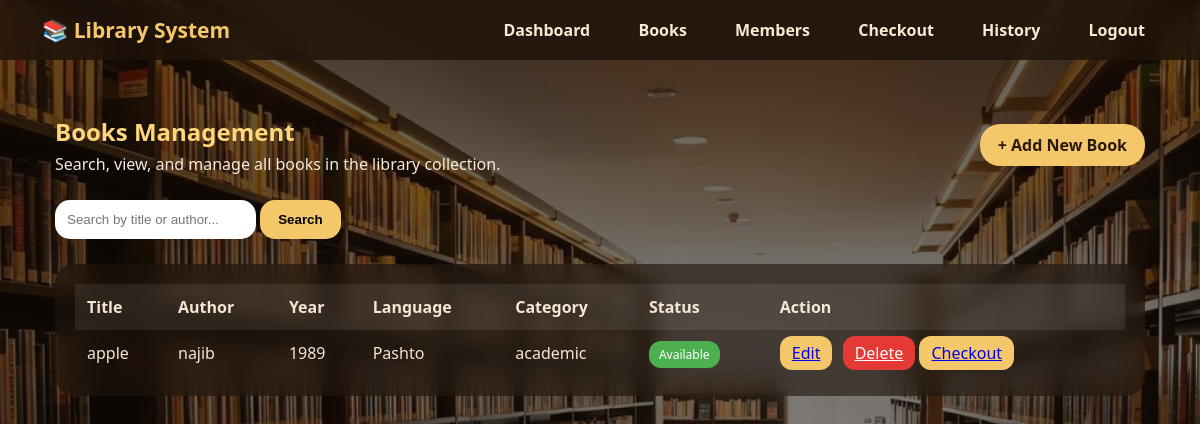
The page /books (signed in) on the database its author committed.
### app/models.py (models this page shows, shortened)
class Book(db.Model):
    id = db.Column(db.Integer, primary_key=True)
    title = db.Column(db.String(150), nullable=False)
    author = db.Column(db.String(100), nullable=False)
    publication_year = db.Column(db.Integer, nullable=False)
    language = db.Column(db.String(50), nullable=False)
    category = db.Column(db.String(80), nullable=True)
    status = db.Column(db.String(20), default="Available")

### app/__init__.py (the view)
    @app.route("/books")
    def books():
        if not is_logged_in():
            return redirect(url_for("login"))
        query = request.args.get("q")
        if query:
            all_books = Book.query.filter(
                Book.title.contains(query) | Book.author.contains(query)
            ).all()
        else:
            all_books = Book.query.all()
        return render_template("books.html", books=all_books)

### app/templates/books.html
{% extends "base.html" %}
{% block content %}
<section class="page-header">
    <div>
        <h1>Books Management</h1>
        <p>Search, view, and manage all books in the library collection.</p>
    </div>
    <a href="/books/add" class="btn-primary">+ Add New Book</a>
</section>
<section class="search-box">
    <form method="GET" action="/books">
        <input type="text" name="q" placeholder="Search by title or author...">
        <button type="submit">Search</button>
    </form>
</section>
<section class="table-card">
    <table>
        <thead>
            <tr>
                <th>Title</th>
                <th>Author</th>
                <th>Year</th>
                <th>Language</th>
                <th>Category</th>
                <th>Status</th>
                <th>Action</th>
            </tr>
        </thead>
        <tbody>
            {% for book in books %}
            <tr>
                <td>{{ book.title }}</td>
                <td>{{ book.author }}</td>
                <td>{{ book.publication_year }}</td>
                <td>{{ book.language }}</td>
                <td>{{ book.category }}</td>
                <td>
                    {% if book.status == "Available" %}
                        <span class="status available">Available</span>
                    {% else %}
                        <span class="status checked">Checked Out</span>
                    {% endif %}
                </td>
                <td>
    <a href="/books/edit/{{ book.id }}" class="small-btn">Edit</a>
    <a href="/books/delete/{{ book.id }}" class="small-btn delete-btn">Delete</a>
    {% if book.status == "Available" %}
        <a href="/books/toggle/{{ book.id }}" class="small-btn">Checkout</a>
    {% else %}
        <a href="/books/toggle/{{ book.id }}" class="small-btn">Return</a>
    {% endif %}
</td>
            </tr>
            {% else %}
            <tr>
                <td colspan="7">No books added yet.</td>
            </tr>
            {% endfor %}
        </tbody>
    </table>
</section>
{% endblock %}

### app/static/css/style.css (style rules this page uses)
* { box-sizing: border-box; }
body { margin: 0; font-family: "Poppins", "Segoe UI", sans-serif; background: url("/static/images/bg.jpg") no-repeat center center fixed; background-size: cover; color: #fff; }
body::before { content: ""; position: fixed; inset: 0; background: linear-gradient( rgba(20, 12, 6, 0.65), rgba(20, 12, 6, 0.45) ); z-index: -1; }
.page-header { display: flex; justify-content: space-between; align-items: center; margin-bottom: 25px; }
.page-header h1 { margin: 0; color: #ffd77b; }
.page-header p { margin: 5px 0 0; color: #f5eadb; }
.btn-primary { background: #f4c76b; color: #2b1a0c; padding: 10px 18px; border-radius: 20px; text-decoration: none; font-weight: 600; transition: 0.3s; }
.search-box { display: flex; gap: 10px; margin-bottom: 25px; }
.search-box input { flex: 1; padding: 12px; border-radius: 15px; border: none; outline: none; }
.search-box button { padding: 12px 18px; border-radius: 15px; border: none; background: #f4c76b; font-weight: 600; cursor: pointer; }
.table-card { background: rgba(31, 20, 12, 0.6); backdrop-filter: blur(10px); border-radius: 20px; padding: 20px; }
table { width: 100%; border-collapse: collapse; color: #f4e7d4; }
thead { background: rgba(255, 255, 255, 0.08); }
th, td { padding: 12px; text-align: left; }
.status { padding: 5px 10px; border-radius: 12px; font-size: 12px; }
.available { background: #4caf50; color: white; }
.small-btn { padding: 6px 12px; border: none; border-radius: 12px; background: #f4c76b; cursor: pointer; }
.delete-btn { background: #e53935; color: white; margin-left: 6px; }

### rows shown on the page
Book: title "apple", author "najib", publication_year "1989", language "Pashto", category "academic", status "Available"
